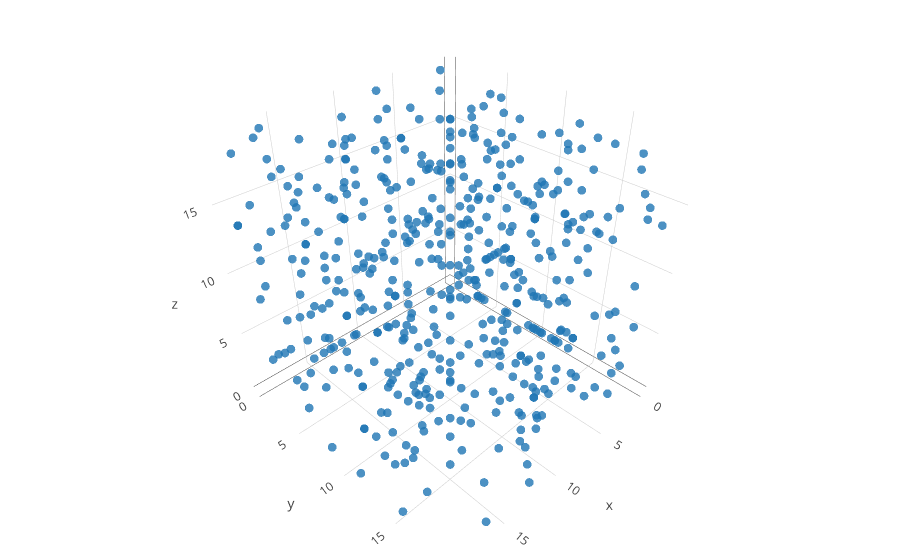

Here is the notebook cell this chart was saved with:
### Markdown cell above
## 2nd Stage of Model

First we wanted to look at a selected dataset of articles and run our model on the sentences in them and see if we could plot all of the sentenies in 3D space to see if they cluster together

### Code cell
sentenceValues = np.random.randint(20, size=(3, 500))

trace1 = go.Scatter3d(
    x=sentenceValues[0],
    y=sentenceValues[1],
    z=sentenceValues[2],
    mode='markers',
    marker=dict(
        size=3,              # set color to an array/list of desired values
        colorscale=[[0.0, 'rgb(165,0,38)'], [1.0, 'rgb(49,54,149)']],
        opacity=0.8
    )
)

data = [trace1]
layout = go.Layout(
    margin=dict(
        l=0,
        r=0,
        b=0,
        t=0
    )
)
fig = go.Figure(data=data, layout=layout)
iplot(fig, filename='3d-scatter-colorscale')

### Figure 1 — Plotly figure (JSON) as saved in the notebook; plotly's stock layout.template omitted (floating-point values rounded to 4 significant figures; data arrays with more than 128 entries replaced by an {"elided": "..."} marker saying what was removed)
{"data": [{"marker": {"colorscale": [[0, "rgb(165,0,38)"], [1, "rgb(49,54,149)"]], "opacity": 0.8, "size": 3}, "mode": "markers", "type": "scatter3d", "x": {"elided": "500 int values"}, "y": {"elided": "500 int values"}, "z": {"elided": "500 int values"}}], "layout": {"margin": {"b": 0, "l": 0, "r": 0, "t": 0}}}
